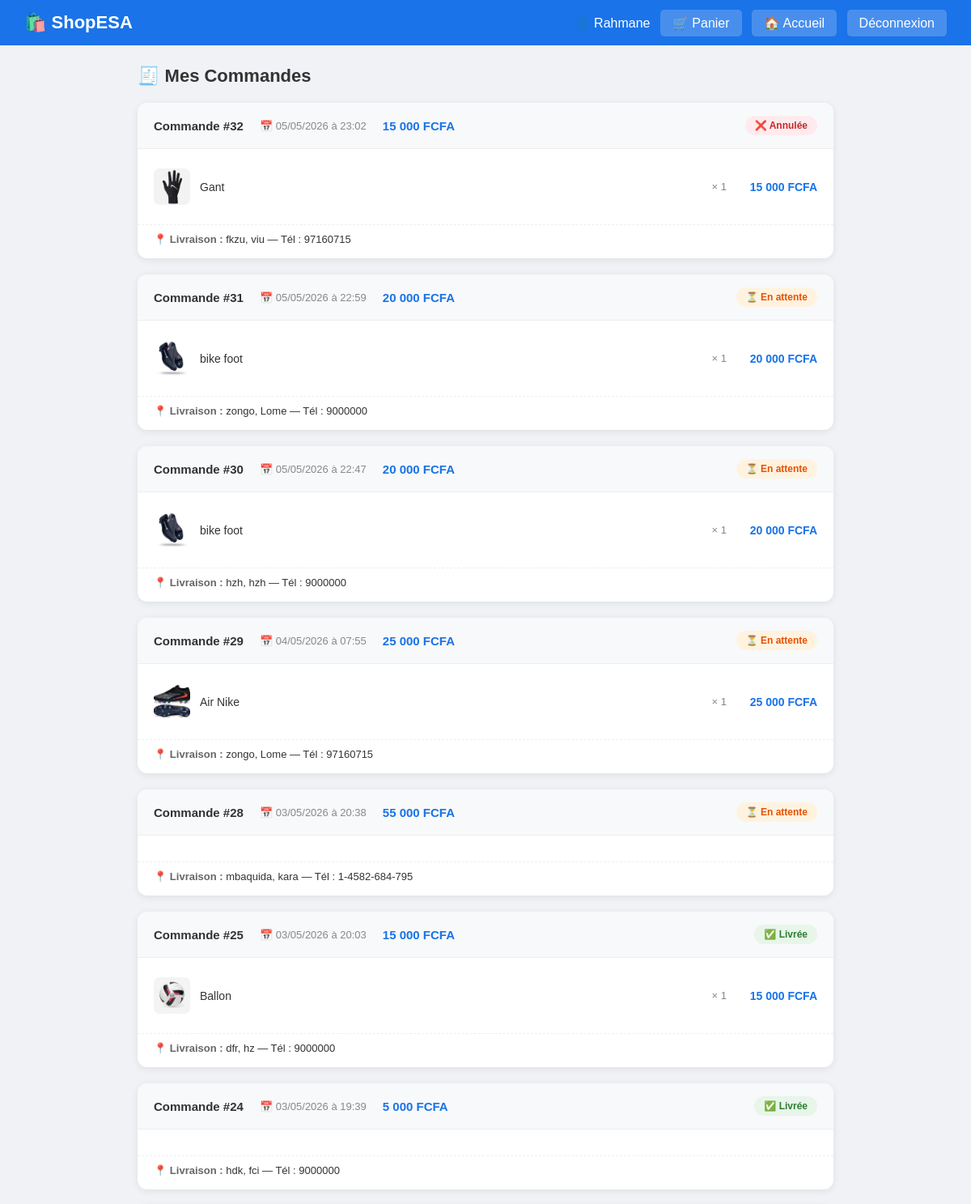
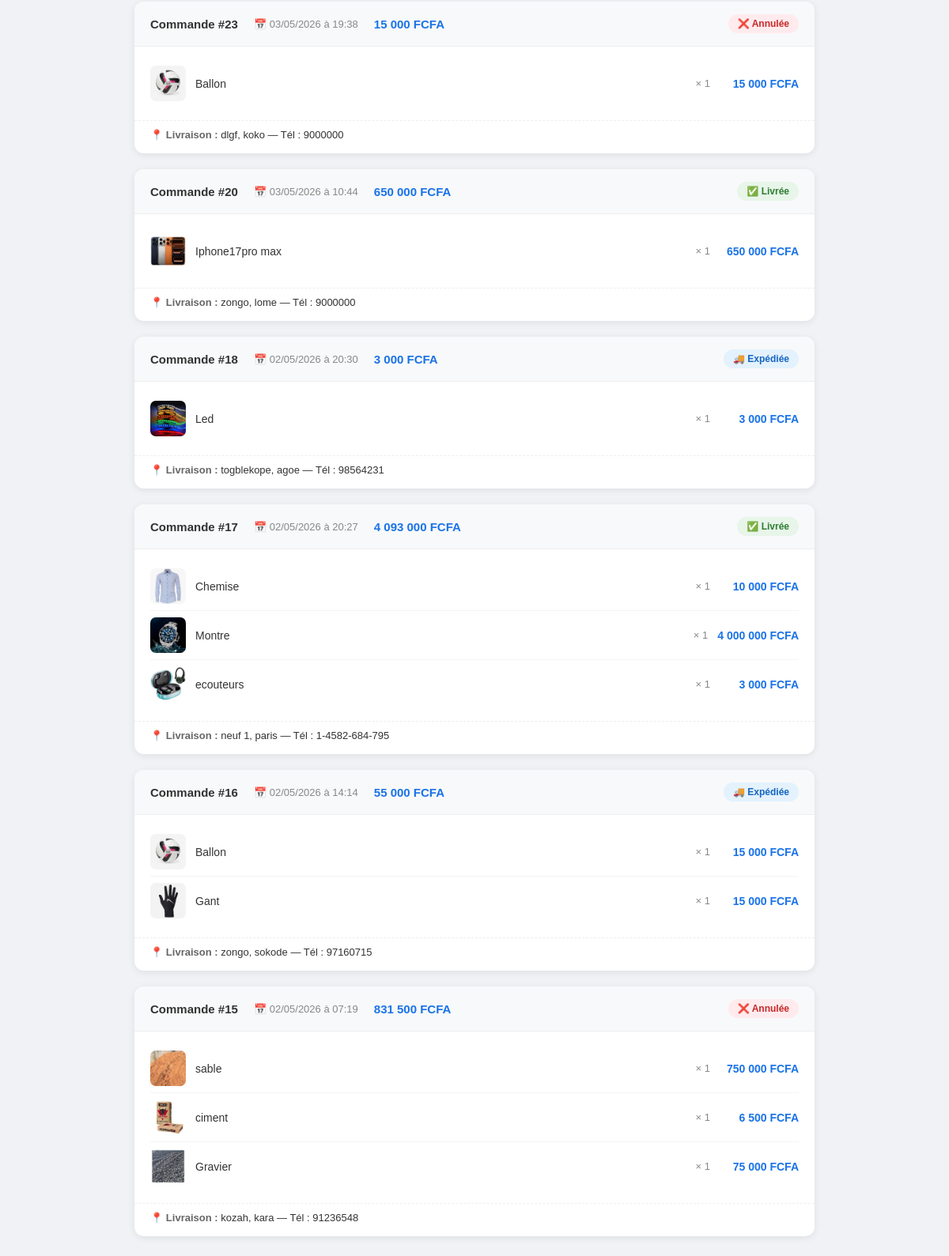
The app's page /mes_commandes.php (signed in) with its own data (2 pictures, top to bottom).
### tables this page shows
CREATE TABLE `orders` (
  `id` int(11) NOT NULL,
  `user_id` int(11) DEFAULT NULL,
  `total` decimal(10,2) NOT NULL,
  `statut` varchar(50) DEFAULT 'en attente',
  `adresse` text NOT NULL,
  `created_at` timestamp NOT NULL DEFAULT current_timestamp(),
  `paiement` varchar(50) DEFAULT 'cash'
);

CREATE TABLE `order_items` (
  `id` int(11) NOT NULL,
  `order_id` int(11) DEFAULT NULL,
  `product_id` int(11) DEFAULT NULL,
  `quantite` int(11) NOT NULL,
  `prix_unit` decimal(10,2) NOT NULL
);

CREATE TABLE `products` (
  `id` int(11) NOT NULL,
  `nom` varchar(150) NOT NULL,
  `description` text DEFAULT NULL,
  `prix` decimal(10,2) NOT NULL,
  `stock` int(11) DEFAULT 0,
  `image` varchar(255) DEFAULT NULL,
  `cat_id` int(11) DEFAULT NULL
);

### mes_commandes.php (the view, shortened to what this page needs)
<?php
require_once 'config.php';
$user_id = (int)$_SESSION['user_id'];
$stmt = $pdo->prepare("
    SELECT * FROM orders
    WHERE user_id = ?
    ORDER BY created_at DESC
");
$stmt->execute([$user_id]);
$commandes = $stmt->fetchAll(PDO::FETCH_ASSOC);
$details = [];
foreach ($commandes as $cmd) {
    $stmt2 = $pdo->prepare("
        SELECT oi.*, p.nom, p.image
        FROM order_items oi
        JOIN products p ON oi.product_id = p.id
        WHERE oi.order_id = ?
    ");
    $stmt2->execute([$cmd['id']]);
    $details[$cmd['id']] = $stmt2->fetchAll(PDO::FETCH_ASSOC);
}
?>
<!DOCTYPE html>
<html lang="fr">
<head>
</head>
<body>
<nav>
    <div class="logo">🛍️ ShopESA</div>
    <div>
        <span>👤 <?= htmlspecialchars($_SESSION['user_nom']) ?></span>
        <a href="panier.php">🛒 Panier</a>
        <a href="index.php">🏠 Accueil</a>
        <a href="deconnexion.php">Déconnexion</a>
    </div>
</nav>
<div class="container">
    <h1>🧾 Mes Commandes</h1>
    <?php if (empty($commandes)): ?>
        <div class="vide">
            <div class="icon">📦</div>
            <p>Vous n'avez pas encore passé de commande.</p>
            <a href="index.php">← Voir les produits</a>
        </div>
    <?php else: ?>
        <?php foreach ($commandes as $cmd): ?>
        <div class="commande-card">
            <div class="commande-header">
                <div class="infos">
                    <span class="num">Commande #<?= $cmd['id'] ?></span>
                    <span class="date">📅 <?= date('d/m/Y à H:i', strtotime($cmd['created_at'])) ?></span>
                    <span class="total"><?= number_format($cmd['total']/1.18, 0, ',', ' ') ?> FCFA</span>
                </div>
                <?php
                $badges = [
                    'en_attente' => ['badge-attente',  '⏳ En attente'],
                    'expediee'   => ['badge-expediee', '🚚 Expédiée'],
                    'livree'     => ['badge-livree',   '✅ Livrée'],
                    'annulee'    => ['badge-annulee',  '❌ Annulée'],
                ];
                $b = $badges[$cmd['statut']] ?? ['badge-attente', $cmd['statut']];
                ?>
                <span class="badge <?= $b[0] ?>"><?= $b[1] ?></span>
            </div>
            <div class="commande-body">
                <?php foreach ($details[$cmd['id']] as $art): ?>
                <div class="article">
                    <?php if (!empty($art['image']) && file_exists('uploads/' . $art['image'])): ?>
                        <img src="uploads/<?= htmlspecialchars($art['image']) ?>" class="article-img">
                    <?php else: ?>
                        <div class="article-ph">🛍️</div>
                    <?php endif; ?>
                    <span class="article-nom"><?= htmlspecialchars($art['nom']) ?></span>
                    <span class="article-qte">× <?= $art['quantite'] ?></span>
                    <span class="article-prix"><?= number_format($art['prix_unit'] * $art['quantite'], 0, ',', ' ') ?> FCFA</span>
                </div>
                <?php endforeach; ?>
            </div>
            <div class="commande-adresse">
                📍 <strong>Livraison :</strong>
                <span><?= htmlspecialchars($cmd['adresse']) ?></span>
            </div>
        </div>
        <?php endforeach; ?>
    <?php endif; ?>
</div>
</body>
</html>

### mes_commandes.php (style rules this page uses)
* { margin:0; padding:0; box-sizing:border-box; }
body { font-family:Arial,sans-serif; background:#f0f2f5; }
nav { background:#1a73e8; padding:15px 30px; display:flex; justify-content:space-between; align-items:center; color:white; }
nav .logo { font-size:22px; font-weight:bold; }
nav a { color:white; text-decoration:none; background:rgba(255,255,255,0.2); padding:8px 15px; border-radius:5px; margin-left:8px; }
.container { max-width:900px; margin:25px auto; padding:0 20px; }
h1 { font-size:22px; color:#333; margin-bottom:20px; }
.commande-card { background:white; border-radius:12px; box-shadow:0 2px 10px rgba(0,0,0,0.08); margin-bottom:20px; overflow:hidden; }
.commande-header { display:flex; justify-content:space-between; align-items:center; flex-wrap:wrap; gap:10px; padding:16px 20px; background:#f8f9fa; border-bottom:1px solid #eee; }
.commande-header .infos { display:flex; gap:20px; flex-wrap:wrap; align-items:center; }
.commande-header .num { font-weight:bold; color:#333; font-size:15px; }
.commande-header .date { color:#888; font-size:13px; }
.commande-header .total { font-weight:bold; color:#1a73e8; font-size:15px; }
.badge { display:inline-block; padding:5px 12px; border-radius:20px; font-size:12px; font-weight:bold; }
.badge-attente { background:#fff3e0; color:#e65100; }
.badge-expediee { background:#e3f2fd; color:#1565c0; }
.badge-livree { background:#e8f5e9; color:#2e7d32; }
.badge-annulee { background:#ffebee; color:#c62828; }
.commande-body { padding:16px 20px; }
.article { display:flex; align-items:center; gap:12px; padding:8px 0; border-bottom:1px solid #f5f5f5; font-size:14px; }
.article:last-child { border-bottom:none; }
.article-img { width:45px; height:45px; border-radius:7px; object-fit:cover; flex-shrink:0; }
.article-nom { flex:1; color:#333; font-weight:500; }
.article-qte { color:#888; font-size:13px; }
.article-prix { font-weight:bold; color:#1a73e8; min-width:100px; text-align:right; }
.commande-adresse { padding:10px 20px 16px; font-size:13px; color:#666; border-top:1px dashed #eee; }
.commande-adresse span { color:#333; }

### records on screen
orders: id "32", created_at "05/05/2026 à 23:02", $cmd['total']/1.18 "15 000", statut "❌ Annulée", adresse "fkzu, viu — Tél : 97160715"
order_items: product.image (picture), product.nom "Gant", quantite "1", $art['prix_unit'] * $art['quantite'] "15 000"
orders: id "31", created_at "05/05/2026 à 22:59", $cmd['total']/1.18 "20 000", statut "⏳ En attente", adresse "zongo, Lome — Tél : 9000000"
order_items: product.image (picture), product.nom "bike foot", quantite "1", $art['prix_unit'] * $art['quantite'] "20 000"
orders: id "30", created_at "05/05/2026 à 22:47", $cmd['total']/1.18 "20 000", statut "⏳ En attente", adresse "hzh, hzh — Tél : 9000000"
order_items: product.image (picture), product.nom "bike foot", quantite "1", $art['prix_unit'] * $art['quantite'] "20 000"
orders: id "29", created_at "04/05/2026 à 07:55", $cmd['total']/1.18 "25 000", statut "⏳ En attente", adresse "zongo, Lome — Tél : 97160715"
order_items: product.image (picture), product.nom "Air Nike", quantite "1", $art['prix_unit'] * $art['quantite'] "25 000"
orders: id "28", created_at "03/05/2026 à 20:38", $cmd['total']/1.18 "55 000", statut "⏳ En attente", adresse "mbaquida, kara — Tél : 1-4582-684-795"
orders: id "25", created_at "03/05/2026 à 20:03", $cmd['total']/1.18 "15 000", statut "✅ Livrée", adresse "dfr, hz — Tél : 9000000"
order_items: product.image (picture), product.nom "Ballon", quantite "1", $art['prix_unit'] * $art['quantite'] "15 000"
orders: id "24", created_at "03/05/2026 à 19:39", $cmd['total']/1.18 "5 000", statut "✅ Livrée", adresse "hdk, fci — Tél : 9000000"
orders: id "23", created_at "03/05/2026 à 19:38", $cmd['total']/1.18 "15 000", statut "❌ Annulée", adresse "dlgf, koko — Tél : 9000000"
order_items: product.image (picture), product.nom "Ballon", quantite "1", $art['prix_unit'] * $art['quantite'] "15 000"
orders: id "20", created_at "03/05/2026 à 10:44", $cmd['total']/1.18 "650 000", statut "✅ Livrée", adresse "zongo, lome — Tél : 9000000"
order_items: product.image (picture), product.nom "Iphone17pro max", quantite "1", $art['prix_unit'] * $art['quantite'] "650 000"
orders: id "18", created_at "02/05/2026 à 20:30", $cmd['total']/1.18 "3 000", statut "🚚 Expédiée", adresse "togblekope, agoe — Tél : 98564231"
order_items: product.image (picture), product.nom "Led", quantite "1", $art['prix_unit'] * $art['quantite'] "3 000"
orders: id "17", created_at "02/05/2026 à 20:27", $cmd['total']/1.18 "4 093 000", statut "✅ Livrée", adresse "neuf 1, paris — Tél : 1-4582-684-795"
order_items: product.image (picture), product.nom "Chemise", quantite "1", $art['prix_unit'] * $art['quantite'] "10 000"
order_items: product.image (picture), product.nom "Montre", quantite "1", $art['prix_unit'] * $art['quantite'] "4 000 000"
order_items: product.image (picture), product.nom "ecouteurs", quantite "1", $art['prix_unit'] * $art['quantite'] "3 000"
orders: id "16", created_at "02/05/2026 à 14:14", $cmd['total']/1.18 "55 000", statut "🚚 Expédiée", adresse "zongo, sokode — Tél : 97160715"
order_items: product.image (picture), product.nom "Ballon", quantite "1", $art['prix_unit'] * $art['quantite'] "15 000"
order_items: product.image (picture), product.nom "Gant", quantite "1", $art['prix_unit'] * $art['quantite'] "15 000"
orders: id "15", created_at "02/05/2026 à 07:19", $cmd['total']/1.18 "831 500", statut "❌ Annulée", adresse "kozah, kara — Tél : 91236548"
order_items: product.image (picture), product.nom "sable", quantite "1", $art['prix_unit'] * $art['quantite'] "750 000"
order_items: product.image (picture), product.nom "ciment", quantite "1", $art['prix_unit'] * $art['quantite'] "6 500"
order_items: product.image (picture), product.nom "Gravier", quantite "1", $art['prix_unit'] * $art['quantite'] "75 000"

### other values on screen
$_SESSION['user_nom'] "Rahmane"
